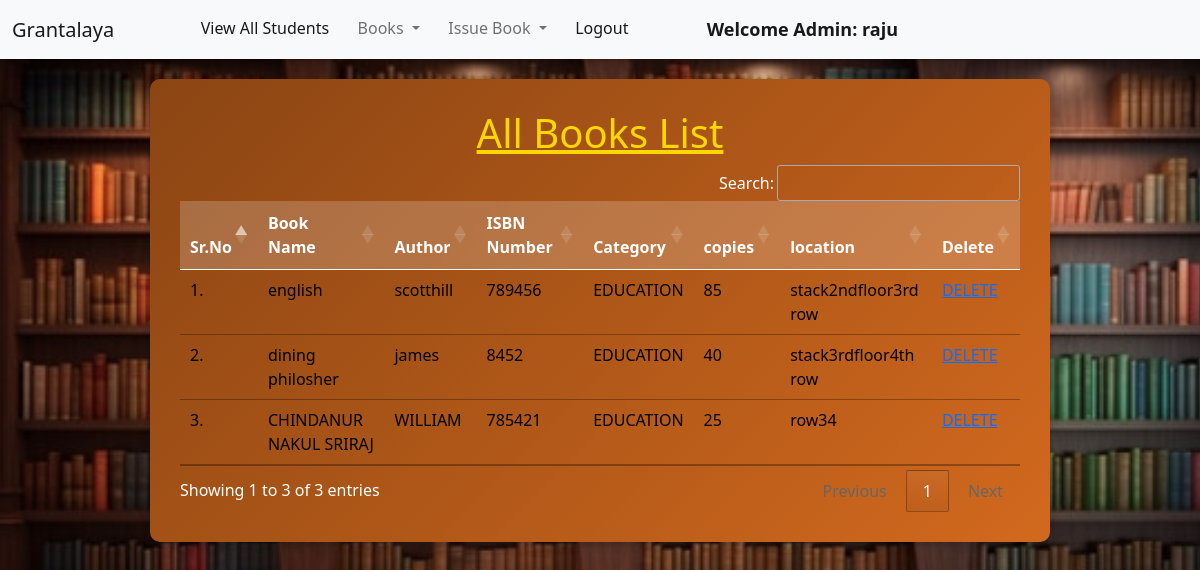
Page /view_books/ (signed in) on the committed database.
### library/models.py (models this page shows, shortened)
class Book(models.Model):
    name = models.CharField(max_length=200)
    author = models.CharField(max_length=200)
    isbn = models.PositiveIntegerField()
    category = models.CharField(max_length=50)
    copies = models.IntegerField(null=True, blank=True)
    location=models.CharField(max_length=200)

### library/views.py (the view)
# urls.py: path("view_books/", views.view_books, name="view_books"),
@login_required(login_url = '/admin_login')
def view_books(request):
    books = Book.objects.all()
    return render(request, "view_books.html", {'books':books})

### library/templates/view_books.html (shortened to what this page needs)
{% extends 'admin_navbar.html' %}
{% load static %}
{% block body %}
<div class="table-container">
    <h1 class="text-center"><u>All Books List</u></h1>
    <table class="table table-hover" id="example">
        <thead>
            <tr>
                <th>Sr.No</th>
                <th>Book Name</th>
                <th>Author</th>
                <th>ISBN Number</th>
                <th>Category</th>
                <th>copies</th>
                <th>location</th>
                 <th>Delete</th>
            </tr>
        </thead>
        <tbody>
            {% for book in books %}
            <tr>
                <td>{{forloop.counter}}.</td>
                <td>{{book.name}}</td>
                <td>{{book.author}}</td>
                <td>{{book.isbn}}</td>
                <td>{{book.category}}</td>
                <td>{{book.copies}}</td>
                  <td>{{book.location}}</td>
                <td>
                      <a href="{% url 'delete_book' book.id %}">DELETE</a>
                </td>
            </tr>
            {% endfor %}
        </tbody>
    </table>
</div>
{% endblock %}

### library/templates/admin_navbar.html (shortened to what this page needs)
<!doctype html>
<html lang="en">
  <head>
    <link href="https://cdn.jsdelivr.net/npm/bootstrap@5.1.0/dist/css/bootstrap.min.css" rel="stylesheet">
    <link rel="stylesheet" href="https://cdn.datatables.net/1.10.25/css/jquery.dataTables.min.css">
    <link rel="stylesheet" href="https://cdn.datatables.net/buttons/1.7.1/css/buttons.dataTables.min.css">
  </head>
  <body>
    <nav class="navbar navbar-expand-lg navbar-light bg-light">
        <div class="container-fluid">
          <a class="navbar-brand" href="#">Grantalaya </a>
          <div class="collapse navbar-collapse" id="navbarSupportedContent">
            <ul class="navbar-nav me-auto mb-2 mb-lg-0">
              <li class="nav-item">
                <a class="nav-link active" aria-current="page" href="/view_students/">View All Students</a>
              </li>
              <li class="nav-item dropdown">
                <a class="nav-link dropdown-toggle" href="#" id="navbarDropdown" role="button" data-bs-toggle="dropdown" aria-expanded="false">
                  Books
                </a>
              </li>
              <li class="nav-item dropdown">
                <a class="nav-link dropdown-toggle" href="#" id="navbarDropdown" role="button" data-bs-toggle="dropdown" aria-expanded="false">
                  Issue Book
                </a>
              </li>
              <li class="nav-item">
                <a class="nav-link active" aria-current="page" href="/logout/">Logout</a>
              </li>
              <li class="nav-item">
                <a style="font-weight:600; font-family:'Segoe UI', Tahoma, Geneva, Verdana, sans-serif; font-size: large;" class="nav-link active" href="#">Welcome Admin: {{request.user}}</a>
              </li>
            </ul>
          </div>
        </div>
      </nav>
      {% block body %}
      {% endblock %}
  </body>
</html>

### rows in the picture
Book: name "english", author "scotthill", isbn "789456", category "EDUCATION", copies "85", location "stack2ndfloor3rd row"
Book: name "dining philosher", author "james", isbn "8452", category "EDUCATION", copies "40", location "stack3rdfloor4th row"
Book: name "CHINDANUR NAKUL SRIRAJ", author "WILLIAM", isbn "785421", category "EDUCATION", copies "25", location "row34"

### other values in the picture
{{ request.user }} "raju"
